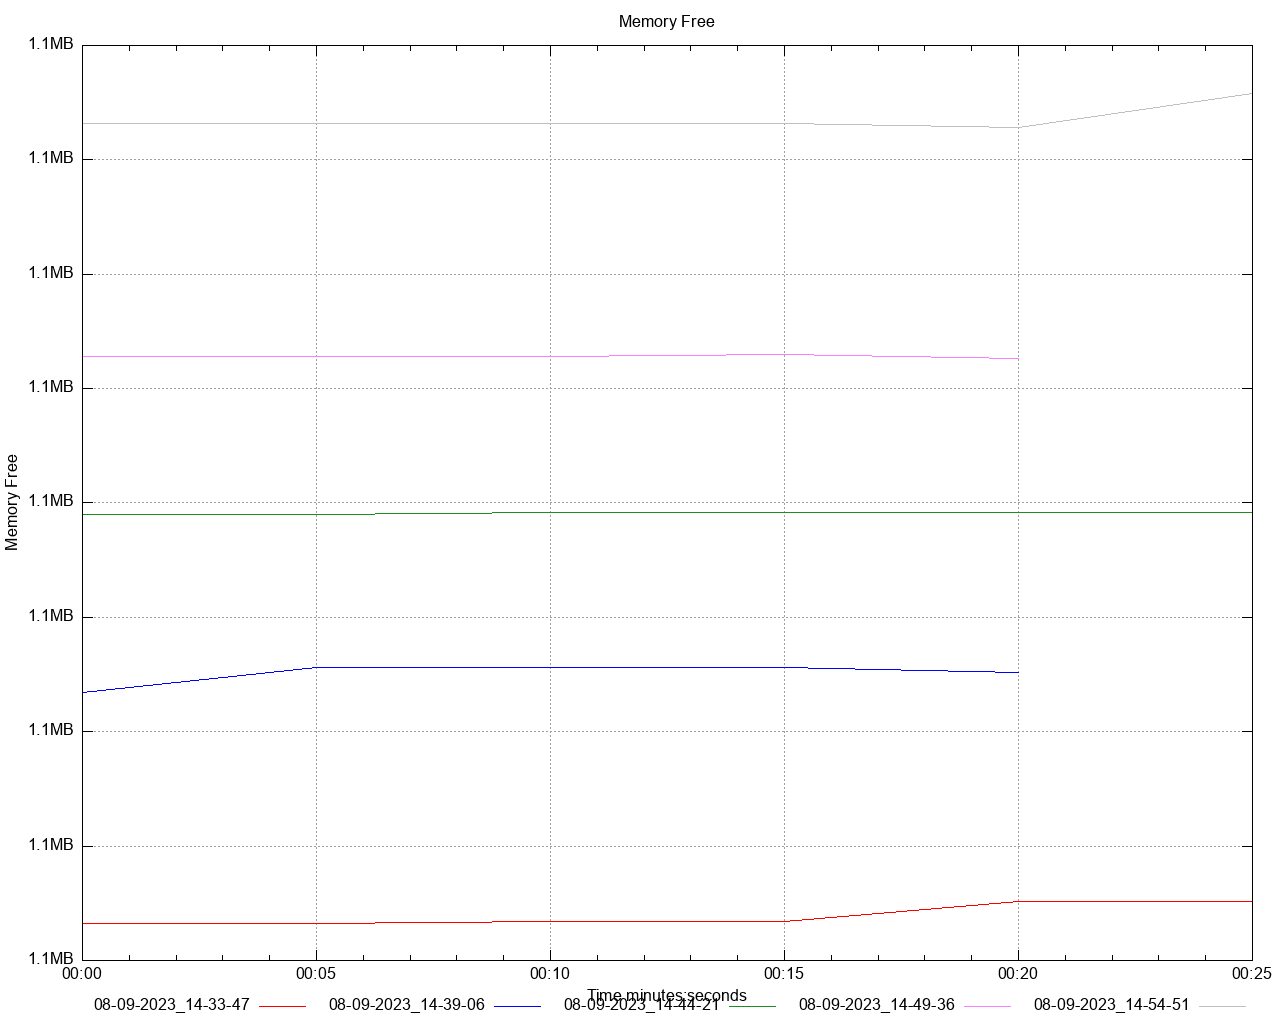

Source code (gnuplot):
set title 'Memory Free' noenhanced
set style data lines
set datafile separator ","
set terminal png size 1280,1024
set grid
set key below
set xdata time
set timefmt "%s"
offset = 0
t0(x)=(offset=($0==0) ? x : offset, x - offset)
set xlabel 'Time minutes:seconds'
set ylabel 'Memory Free'
set format y '%.1s%cB'
set output '/Users/gbarnett/git/hazelcast-simulator/atomiclong-3node-member/atomicreference/dstat/memory_free_A6.png'
plot \
   '/Users/gbarnett/git/hazelcast-simulator/atomiclong-3node-member/atomicreference/data/memory_free_A6_1.data' using (t0(timecolumn(1))):2 title "08-09-2023_14-33-47" noenhanced lt rgb "red", \
   '/Users/gbarnett/git/hazelcast-simulator/atomiclong-3node-member/atomicreference/data/memory_free_A6_2.data' using (t0(timecolumn(1))):2 title "08-09-2023_14-39-06" noenhanced lt rgb "blue", \
   '/Users/gbarnett/git/hazelcast-simulator/atomiclong-3node-member/atomicreference/data/memory_free_A6_3.data' using (t0(timecolumn(1))):2 title "08-09-2023_14-44-21" noenhanced lt rgb "forest-green", \
   '/Users/gbarnett/git/hazelcast-simulator/atomiclong-3node-member/atomicreference/data/memory_free_A6_4.data' using (t0(timecolumn(1))):2 title "08-09-2023_14-49-36" noenhanced lt rgb "orchid", \
   '/Users/gbarnett/git/hazelcast-simulator/atomiclong-3node-member/atomicreference/data/memory_free_A6_5.data' using (t0(timecolumn(1))):2 title "08-09-2023_14-54-51" noenhanced lt rgb "grey", \
